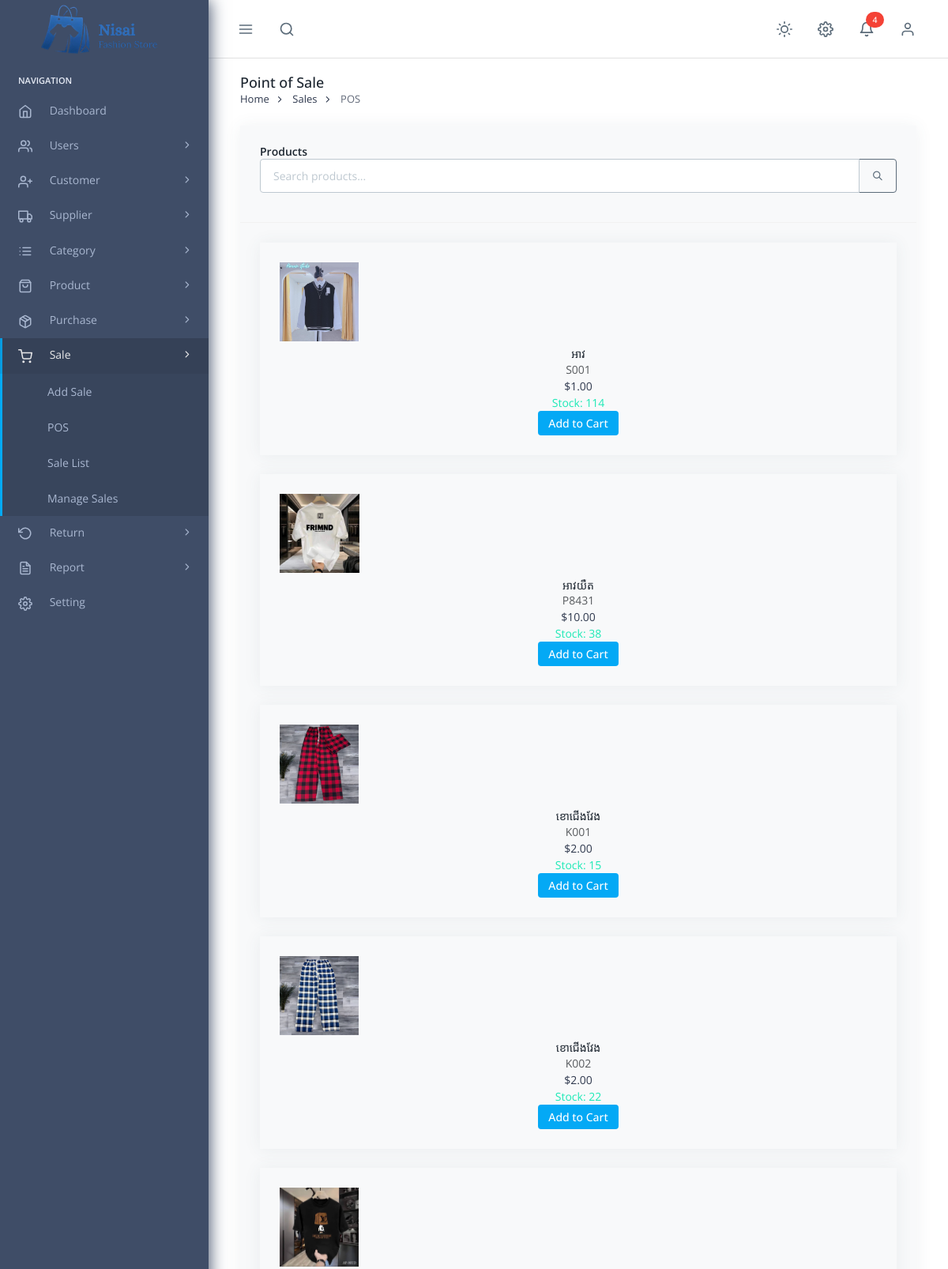
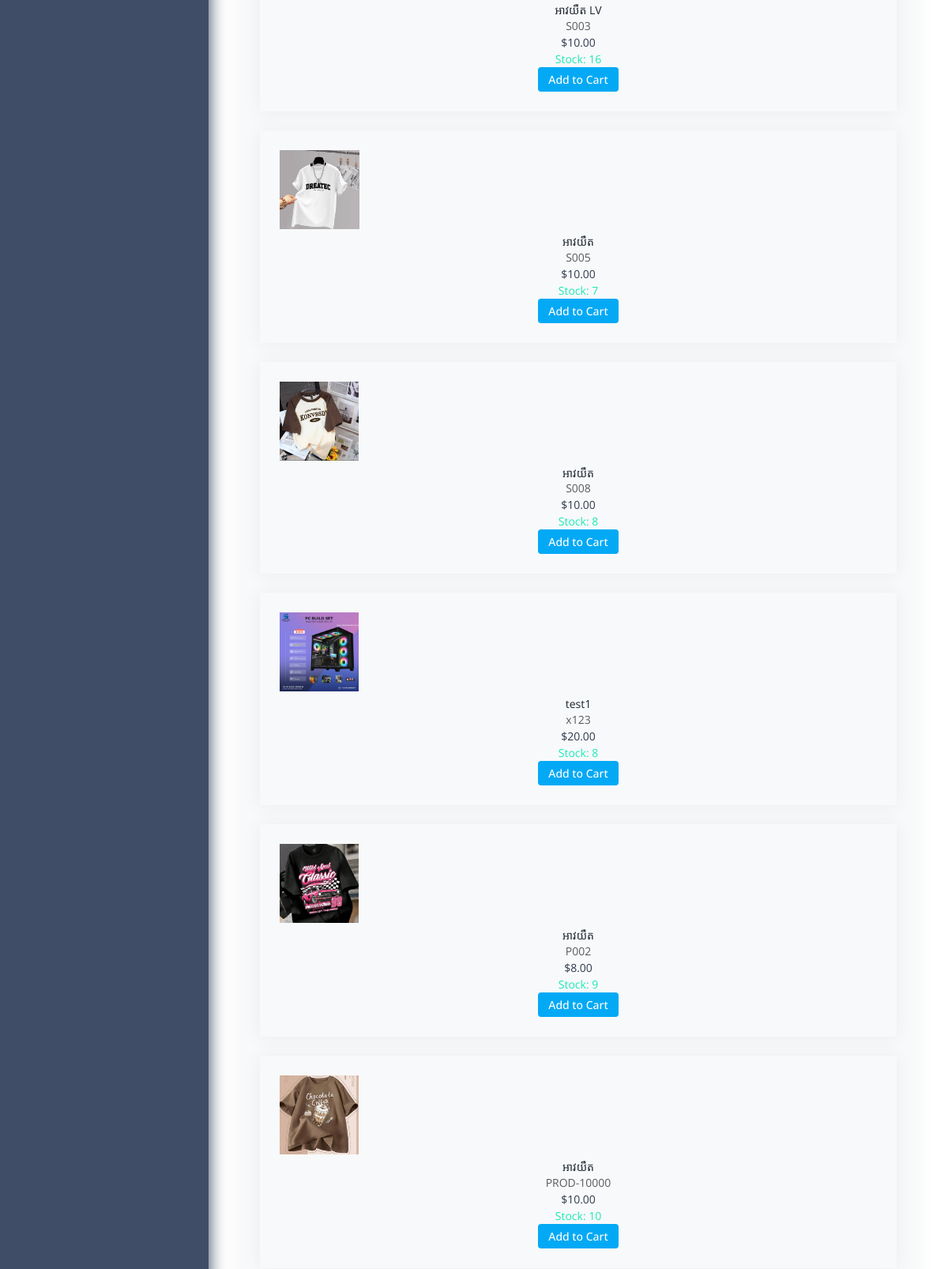
The page /my-web/add_sales.php (signed in, upper part) on the database as committed earlier (2 pictures, top to bottom).
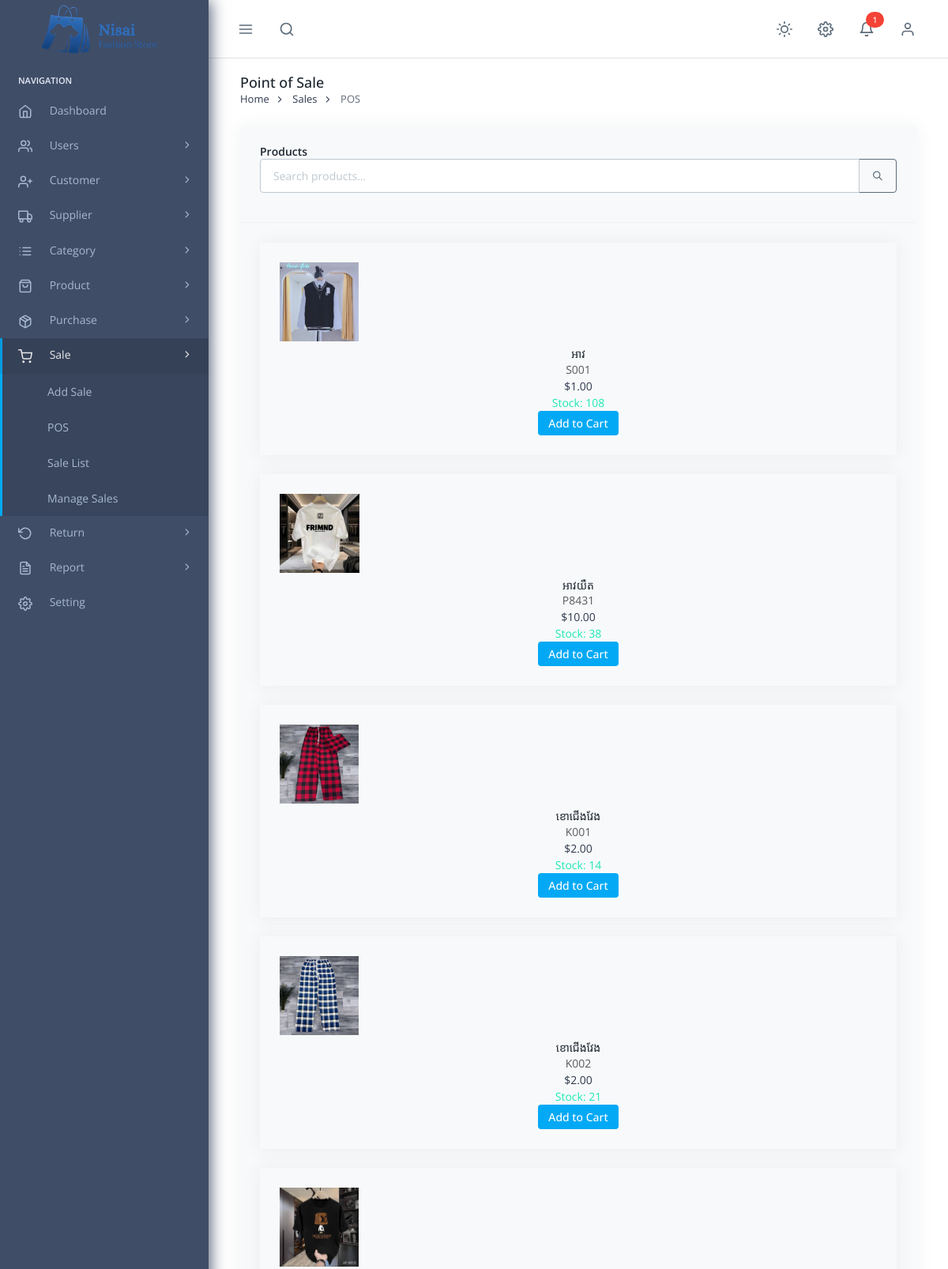
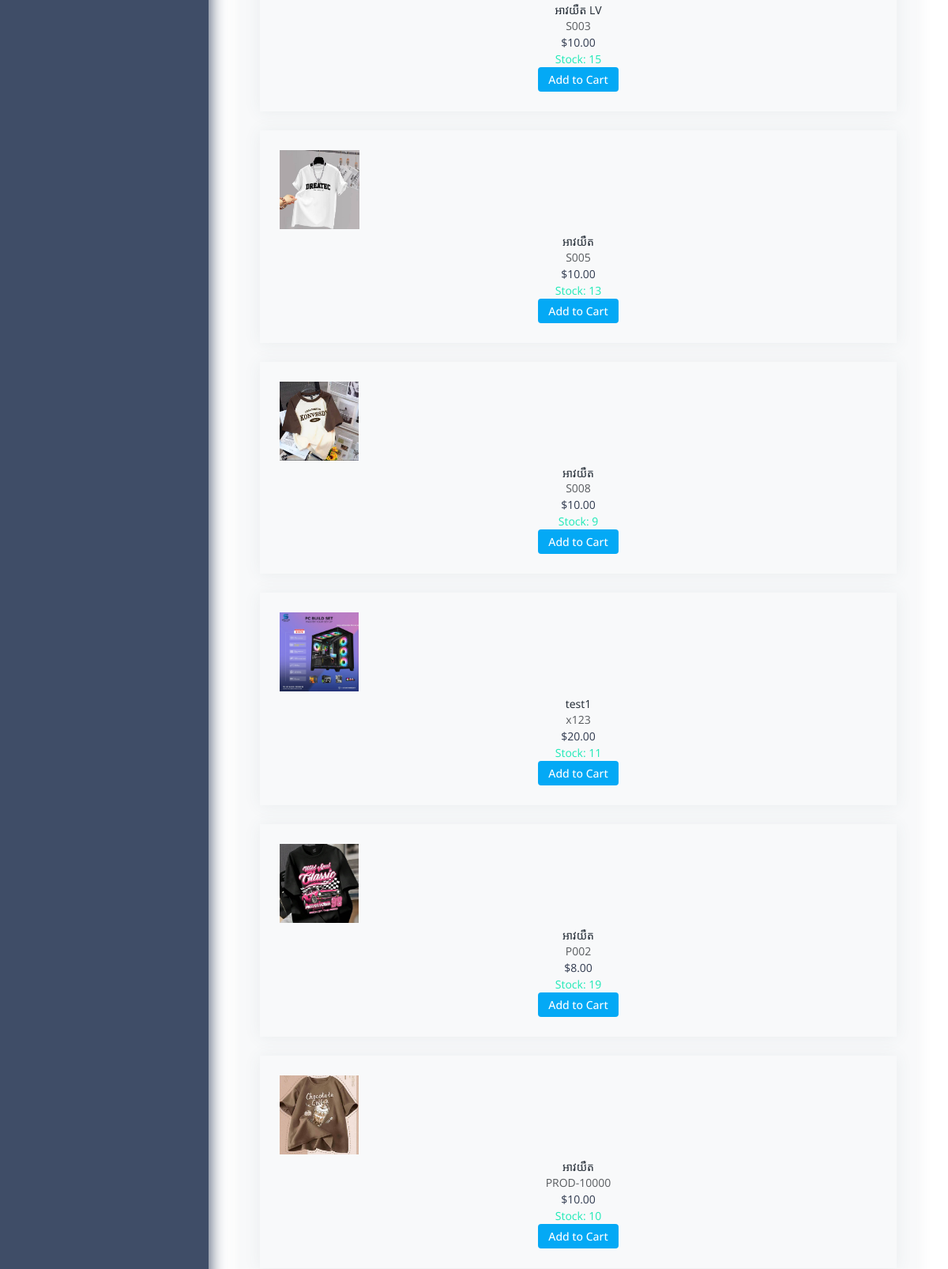
The same page on the database as committed later (2 pictures, top to bottom).
### tables this page shows
CREATE TABLE `products` (
  `product_id` int(11) NOT NULL,
  `category_id` int(11) DEFAULT NULL,
  `supplier_id` int(11) DEFAULT NULL,
  `product_code` varchar(50) NOT NULL,
  `name` varchar(100) NOT NULL,
  `category_name` varchar(100) NOT NULL,
  `supplier_name` varchar(100) NOT NULL,
  `size` varchar(20) DEFAULT NULL,
  `color` varchar(30) DEFAULT NULL,
  `gender` enum('Male','Female','Unisex') DEFAULT NULL,
  `cost_price` decimal(10,2) DEFAULT NULL,
  `sale_price` decimal(10,2) DEFAULT NULL,
  `stock_quantity` int(11) DEFAULT NULL,
  `description` text DEFAULT NULL,
  `image` varchar(255) DEFAULT NULL,
  `created_at` datetime DEFAULT current_timestamp(),
  `updated_at` datetime DEFAULT current_timestamp() ON UPDATE current_timestamp()
);

### my-web/add_sales.php (the view, shortened to what the changed rows need)
<?php
require_once('include/connect.php');
include('include/header.php');
include('include/topbar.php');
$products = [];
$product_query = "SELECT product_id, product_code, name, sale_price, stock_quantity, image FROM products WHERE stock_quantity > 0";
$product_result = mysqli_query($conn, $product_query);
while ($row = mysqli_fetch_assoc($product_result)) {
    $products[] = $row;
}
?>
<div class="pc-container">
    <div class="pc-content">
        <div class="row">
            <div class="col-md-8">
                <div class="card">
                    <div class="card-body">
                        <div class="row" id="product-grid">
                            <?php foreach ($products as $product):
                                $imagePath = !empty($product['image']) ? 'uploads/products/' . $product['image'] : 'assets/images/default-product.png';
                            ?>
                                <div class="col-md-3 mb-3 product-item"
                                     data-id="<?php echo $product['product_id']; ?>"
                                     data-name="<?php echo htmlspecialchars($product['name']); ?>"
                                     data-price="<?php echo $product['sale_price']; ?>"
                                     data-stock="<?php echo $product['stock_quantity']; ?>">
                                    <div class="card h-100 product-card">
                                        <div class="card-body text-center">
                                            <img src="<?php echo $imagePath; ?>" class="img-fluid mb-2" style="max-height:100px;object-fit:contain;">
                                            <h6 class="card-title"><?php echo htmlspecialchars($product['name']); ?></h6>
                                            <p class="text-muted"><?php echo htmlspecialchars($product['product_code']); ?></p>
                                            <p class="fw-bold">$<?php echo number_format($product['sale_price'], 2); ?></p>
                                            <p class="text-success">Stock: <?php echo $product['stock_quantity']; ?></p>
                                            <button class="btn btn-sm btn-primary add-to-cart">Add to Cart</button>
                                        </div>
                                    </div>
                                </div>
                            <?php endforeach; ?>
                        </div>
                    </div>
                </div>
            </div>
        </div>
    </div>
</div>
<?php include('include/footer.php'); ?>

### my-web/include/topbar.php (shortened to what the changed rows need)
<?php
$low_stock_count = 0;
if (isset($conn)) {
    $low_stock_query = "SELECT name, stock_quantity FROM products WHERE stock_quantity > 0 AND stock_quantity < 10 ORDER BY stock_quantity ASC";
    $low_stock_result = mysqli_query($conn, $low_stock_query);
    if ($low_stock_result && mysqli_num_rows($low_stock_result) > 0) {
        $low_stock_count = mysqli_num_rows($low_stock_result);
    }
}
?>
<header class="pc-header">
  <div class="header-wrapper flex max-sm:px-[15px] px-[25px] grow">
    <div class="ms-auto">
      <ul class="inline-flex *:min-h-header-height *:inline-flex *:items-center">
        <li class="dropdown pc-h-item">
          <a class="pc-head-link dropdown-toggle me-0" data-pc-toggle="dropdown" href="#" role="button"
            aria-haspopup="false" aria-expanded="false">
            <i data-feather="bell"></i>
            <?php if ($low_stock_count > 0): ?>
            <span class="badge bg-danger-500 text-white rounded-full z-10 absolute right-0 top-0"><?php echo $low_stock_count; ?></span>
            <?php endif; ?>
          </a>
        </li>
      </ul>
    </div>
  </div>
</header>

Rows that differ between the two databases and show on the page:
changed products (number 1 of 10 on the later page): stock_quantity "114" → "108"
changed products (number 3 of 10 on the later page): stock_quantity "15" → "14"
changed products (number 4 of 10 on the later page): stock_quantity "22" → "21"
changed products "អាវយឺត LV": stock_quantity "16" → "15"
changed products (number 6 of 10 on the later page): stock_quantity "7" → "13"
changed products (number 7 of 10 on the later page): stock_quantity "8" → "9"
changed products "test1": stock_quantity "8" → "11"
changed products (number 9 of 10 on the later page): stock_quantity "9" → "19"
Other text that changed with them:
$low_stock_count: "4" → "1"
